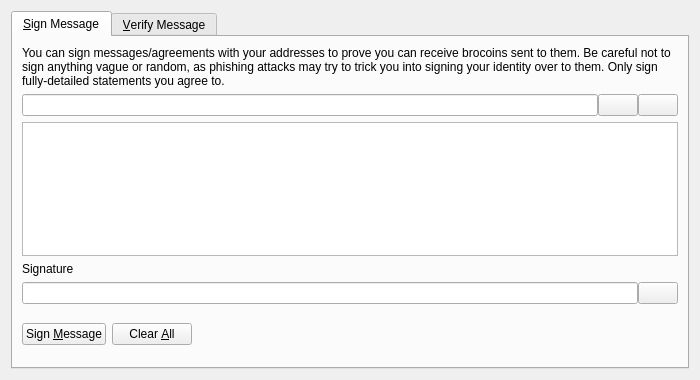
<?xml version="1.0" encoding="UTF-8"?>
<ui version="4.0">
 <class>SignVerifyMessageDialog</class>
 <widget class="QDialog" name="SignVerifyMessageDialog">
  <property name="geometry">
   <rect>
    <x>0</x>
    <y>0</y>
    <width>700</width>
    <height>380</height>
   </rect>
  </property>
  <property name="windowTitle">
   <string>Signatures - Sign / Verify a Message</string>
  </property>
  <property name="modal">
   <bool>true</bool>
  </property>
  <layout class="QVBoxLayout" name="verticalLayout">
   <item>
    <widget class="QTabWidget" name="tabWidget">
     <property name="currentIndex">
      <number>0</number>
     </property>
     <widget class="QWidget" name="tabSignMessage">
      <attribute name="title">
       <string>&amp;Sign Message</string>
      </attribute>
      <layout class="QVBoxLayout" name="verticalLayout_SM">
       <item>
        <widget class="QLabel" name="infoLabel_SM">
         <property name="text">
          <string>You can sign messages/agreements with your addresses to prove you can receive brocoins sent to them. Be careful not to sign anything vague or random, as phishing attacks may try to trick you into signing your identity over to them. Only sign fully-detailed statements you agree to.</string>
         </property>
         <property name="textFormat">
          <enum>Qt::PlainText</enum>
         </property>
         <property name="wordWrap">
          <bool>true</bool>
         </property>
        </widget>
       </item>
       <item>
        <layout class="QHBoxLayout" name="horizontalLayout_1_SM">
         <property name="spacing">
          <number>0</number>
         </property>
         <item>
          <widget class="QValidatedLineEdit" name="addressIn_SM">
           <property name="toolTip">
            <string>The Brocoin address to sign the message with</string>
           </property>
          </widget>
         </item>
         <item>
          <widget class="QPushButton" name="addressBookButton_SM">
           <property name="toolTip">
            <string>Choose previously used address</string>
           </property>
           <property name="text">
            <string/>
           </property>
           <property name="icon">
            <iconset resource="../bitcoin.qrc">
             <normaloff>:/icons/address-book</normaloff>:/icons/address-book</iconset>
           </property>
           <property name="shortcut">
            <string>Alt+A</string>
           </property>
           <property name="autoDefault">
            <bool>false</bool>
           </property>
          </widget>
         </item>
         <item>
          <widget class="QPushButton" name="pasteButton_SM">
           <property name="toolTip">
            <string>Paste address from clipboard</string>
           </property>
           <property name="text">
            <string/>
           </property>
           <property name="icon">
            <iconset resource="../bitcoin.qrc">
             <normaloff>:/icons/editpaste</normaloff>:/icons/editpaste</iconset>
           </property>
           <property name="shortcut">
            <string>Alt+P</string>
           </property>
           <property name="autoDefault">
            <bool>false</bool>
           </property>
          </widget>
         </item>
        </layout>
       </item>
       <item>
        <widget class="QPlainTextEdit" name="messageIn_SM">
         <property name="toolTip">
          <string>Enter the message you want to sign here</string>
         </property>
        </widget>
       </item>
       <item>
        <widget class="QLabel" name="signatureLabel_SM">
         <property name="text">
          <string>Signature</string>
         </property>
         <property name="textFormat">
          <enum>Qt::PlainText</enum>
         </property>
        </widget>
       </item>
       <item>
        <layout class="QHBoxLayout" name="horizontalLayout_2_SM">
         <property name="spacing">
          <number>0</number>
         </property>
         <item>
          <widget class="QLineEdit" name="signatureOut_SM">
           <property name="font">
            <font>
             <italic>true</italic>
            </font>
           </property>
           <property name="readOnly">
            <bool>true</bool>
           </property>
          </widget>
         </item>
         <item>
          <widget class="QPushButton" name="copySignatureButton_SM">
           <property name="toolTip">
            <string>Copy the current signature to the system clipboard</string>
           </property>
           <property name="text">
            <string/>
           </property>
           <property name="icon">
            <iconset resource="../bitcoin.qrc">
             <normaloff>:/icons/editcopy</normaloff>:/icons/editcopy</iconset>
           </property>
           <property name="autoDefault">
            <bool>false</bool>
           </property>
          </widget>
         </item>
        </layout>
       </item>
       <item>
        <layout class="QHBoxLayout" name="horizontalLayout_3_SM">
         <item>
          <widget class="QPushButton" name="signMessageButton_SM">
           <property name="toolTip">
            <string>Sign the message to prove you own this Brocoin address</string>
           </property>
           <property name="text">
            <string>Sign &amp;Message</string>
           </property>
           <property name="icon">
            <iconset resource="../bitcoin.qrc">
             <normaloff>:/icons/edit</normaloff>:/icons/edit</iconset>
           </property>
           <property name="autoDefault">
            <bool>false</bool>
           </property>
          </widget>
         </item>
         <item>
          <widget class="QPushButton" name="clearButton_SM">
           <property name="toolTip">
            <string>Reset all sign message fields</string>
           </property>
           <property name="text">
            <string>Clear &amp;All</string>
           </property>
           <property name="icon">
            <iconset resource="../bitcoin.qrc">
             <normaloff>:/icons/remove</normaloff>:/icons/remove</iconset>
           </property>
           <property name="autoDefault">
            <bool>false</bool>
           </property>
          </widget>
         </item>
         <item>
          <spacer name="horizontalSpacer_1_SM">
           <property name="orientation">
            <enum>Qt::Horizontal</enum>
           </property>
           <property name="sizeHint" stdset="0">
            <size>
             <width>40</width>
             <height>48</height>
            </size>
           </property>
          </spacer>
         </item>
         <item>
          <widget class="QLabel" name="statusLabel_SM">
           <property name="font">
            <font>
             <weight>75</weight>
             <bold>true</bold>
            </font>
           </property>
           <property name="text">
            <string/>
           </property>
           <property name="wordWrap">
            <bool>true</bool>
           </property>
          </widget>
         </item>
         <item>
          <spacer name="horizontalSpacer_2_SM">
           <property name="orientation">
            <enum>Qt::Horizontal</enum>
           </property>
           <property name="sizeHint" stdset="0">
            <size>
             <width>40</width>
             <height>48</height>
            </size>
           </property>
          </spacer>
         </item>
        </layout>
       </item>
      </layout>
     </widget>
     <widget class="QWidget" name="tabVerifyMessage">
      <attribute name="title">
       <string>&amp;Verify Message</string>
      </attribute>
      <layout class="QVBoxLayout" name="verticalLayout_VM">
       <item>
        <widget class="QLabel" name="infoLabel_VM">
         <property name="text">
          <string>Enter the receiver's address, message (ensure you copy line breaks, spaces, tabs, etc. exactly) and signature below to verify the message. Be careful not to read more into the signature than what is in the signed message itself, to avoid being tricked by a man-in-the-middle attack. Note that this only proves the signing party receives with the address, it cannot prove sendership of any transaction!</string>
         </property>
         <property name="textFormat">
          <enum>Qt::PlainText</enum>
         </property>
         <property name="alignment">
          <set>Qt::AlignLeading|Qt::AlignLeft|Qt::AlignTop</set>
         </property>
         <property name="wordWrap">
          <bool>true</bool>
         </property>
        </widget>
       </item>
       <item>
        <layout class="QHBoxLayout" name="horizontalLayout_1_VM">
         <property name="spacing">
          <number>0</number>
         </property>
         <item>
          <widget class="QValidatedLineEdit" name="addressIn_VM">
           <property name="toolTip">
            <string>The Brocoin address the message was signed with</string>
           </property>
          </widget>
         </item>
         <item>
          <widget class="QPushButton" name="addressBookButton_VM">
           <property name="toolTip">
            <string>Choose previously used address</string>
           </property>
           <property name="text">
            <string/>
           </property>
           <property name="icon">
            <iconset resource="../bitcoin.qrc">
             <normaloff>:/icons/address-book</normaloff>:/icons/address-book</iconset>
           </property>
           <property name="shortcut">
            <string>Alt+A</string>
           </property>
           <property name="autoDefault">
            <bool>false</bool>
           </property>
          </widget>
         </item>
        </layout>
       </item>
       <item>
        <widget class="QPlainTextEdit" name="messageIn_VM"/>
       </item>
       <item>
        <widget class="QValidatedLineEdit" name="signatureIn_VM"/>
       </item>
       <item>
        <layout class="QHBoxLayout" name="horizontalLayout_2_VM">
         <item>
          <widget class="QPushButton" name="verifyMessageButton_VM">
           <property name="toolTip">
            <string>Verify the message to ensure it was signed with the specified Brocoin address</string>
           </property>
           <property name="text">
            <string>Verify &amp;Message</string>
           </property>
           <property name="icon">
            <iconset resource="../bitcoin.qrc">
             <normaloff>:/icons/transaction_0</normaloff>:/icons/transaction_0</iconset>
           </property>
           <property name="autoDefault">
            <bool>false</bool>
           </property>
          </widget>
         </item>
         <item>
          <widget class="QPushButton" name="clearButton_VM">
           <property name="toolTip">
            <string>Reset all verify message fields</string>
           </property>
           <property name="text">
            <string>Clear &amp;All</string>
           </property>
           <property name="icon">
            <iconset resource="../bitcoin.qrc">
             <normaloff>:/icons/remove</normaloff>:/icons/remove</iconset>
           </property>
           <property name="autoDefault">
            <bool>false</bool>
           </property>
          </widget>
         </item>
         <item>
          <spacer name="horizontalSpacer_1_VM">
           <property name="orientation">
            <enum>Qt::Horizontal</enum>
           </property>
           <property name="sizeHint" stdset="0">
            <size>
             <width>40</width>
             <height>48</height>
            </size>
           </property>
          </spacer>
         </item>
         <item>
          <widget class="QLabel" name="statusLabel_VM">
           <property name="font">
            <font>
             <weight>75</weight>
             <bold>true</bold>
            </font>
           </property>
           <property name="text">
            <string/>
           </property>
           <property name="wordWrap">
            <bool>true</bool>
           </property>
          </widget>
         </item>
         <item>
          <spacer name="horizontalSpacer_2_VM">
           <property name="orientation">
            <enum>Qt::Horizontal</enum>
           </property>
           <property name="sizeHint" stdset="0">
            <size>
             <width>40</width>
             <height>48</height>
            </size>
           </property>
          </spacer>
         </item>
        </layout>
       </item>
      </layout>
     </widget>
    </widget>
   </item>
  </layout>
 </widget>
 <customwidgets>
  <customwidget>
   <class>QValidatedLineEdit</class>
   <extends>QLineEdit</extends>
   <header>qvalidatedlineedit.h</header>
  </customwidget>
 </customwidgets>
 <resources>
  <include location="../bitcoin.qrc"/>
 </resources>
 <connections/>
</ui>
